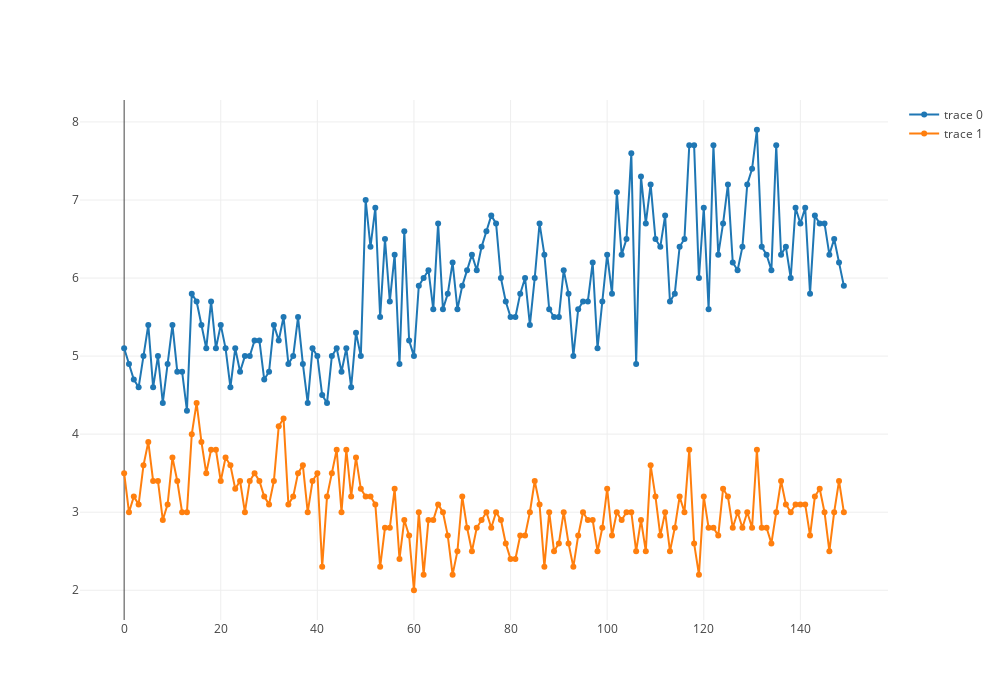

Notebook code for this chart:
### Code cell
y0 = df.iloc[:, 0]
y1 = df.iloc[:, 1]
trace0 = go.Scatter(y=y0, mode='lines+markers')
trace1 = go.Scatter(y=y1, mode='lines+markers')
data = [trace0, trace1]
layout = go.Layout(width=1000, height=700)
fig = go.Figure(data, layout)
iplot(fig)

### Figure 1 — Plotly figure (JSON) as saved in the notebook; plotly's stock layout.template omitted (floating-point values rounded to 4 significant figures; data arrays with more than 128 entries replaced by an {"elided": "..."} marker saying what was removed)
{"data": [{"mode": "lines+markers", "type": "scatter", "uid": "5af581f4-11d0-4497-8d2a-576882ea017e", "y": {"elided": "150 float values"}}, {"mode": "lines+markers", "type": "scatter", "uid": "66ef4716-f558-4028-a726-260f9bb20eeb", "y": {"elided": "150 float values"}}], "layout": {"height": 700, "width": 1000, "xaxis": {"autorange": true, "range": [-9.14, 158.1]}, "yaxis": {"autorange": true, "range": [1.619, 8.281], "type": "linear"}}}
